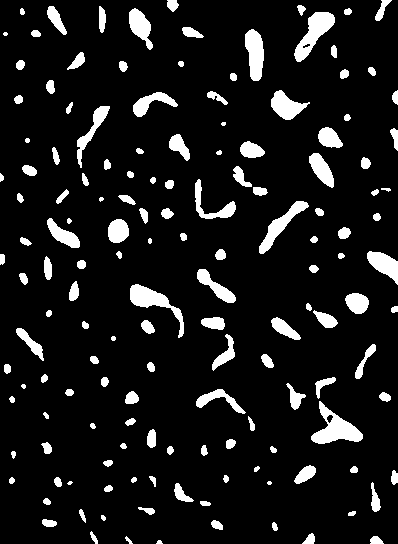
%> input picture HW1/images/bin.tif, 398 x 544 px
$ octave q3.m   (GNU Octave 9; MATLAB toolbox functions it lacks are replaced by stand-ins)
%> lines starting %> are read from the running program, lines starting %| are printed output that depends on the picture; in (x1, y1, x2, y2) boxes, pixels count from 0 and x2, y2 are one past the last pixel; in counts of white or black regions, pixels touching at a corner belong together; the program's own positions count from 1
clear; close all; clc;
img_path = 'images\bin.tif';
result='result\';
img = imread(img_path);
%> img is the input picture: size 544x398 uint8; 9.8% white; 151 white regions (6 under 20 px), largest, box (x1, y1, x2, y2) and area: (311, 401, 363, 444) 990, (294, 12, 335, 62) 881, (130, 284, 184, 338) 823

% subplot(1,3,1);
% imshow(img);title('original img');
I = img;
connect_type = 8;
[height,width] = size(I);
%> height = 544; width = 398
L=imbinarize(I);

L = uint8(L);
for i = 1:height
    for j = 1:width
        if L(i,j) == 1
            L(i,j) = 255;%把白色像素点像素值赋值为255
        end
    end
end
MAXSIZE = 999999;
Q = zeros(MAXSIZE,2);
front = 1;
rear = 1;
flag = 0;

for i = 1:height
    for j = 1:width
        if L(i,j) == 255
            if front == rear
                flag = flag+1;
            end
            L(i,j) = flag;
            Q(rear,1) = i;
            Q(rear,2) = j;
            rear = rear+1;
            while front ~= rear

                temp_i = Q(front,1);
                temp_j = Q(front,2);
                front = front + 1;


                if(connect_type==8)
                    if(((temp_i - 1)>0)&&((temp_j - 1)>0))

                        if L(temp_i - 1,temp_j - 1) == 255
                            L(temp_i - 1,temp_j - 1) = flag;
                            Q(rear,1) = temp_i - 1;
                            Q(rear,2) = temp_j - 1;
                            rear = rear + 1;
                        end
                    end
                    if(((temp_i - 1)>0)&&((temp_j + 1)<=width))
                        %右上方的像素点
                        if L(temp_i - 1,temp_j + 1) == 255
                            L(temp_i - 1,temp_j + 1) = flag;
                            Q(rear,1) = temp_i - 1;
                            Q(rear,2) = temp_j + 1;
                            rear = rear + 1;
                        end
                    end
                    if(((temp_i + 1)<=height)&&((temp_j - 1)>0))

                        if L(temp_i + 1,temp_j - 1) == 255
                            L(temp_i + 1,temp_j - 1) = flag;
                            Q(rear,1) = temp_i + 1;
                            Q(rear,2) = temp_j - 1;
                            rear = rear + 1;
                        end
                    end
                    if(((temp_i + 1)<=height)&&((temp_j + 1)<=width))

                        if L(temp_i + 1,temp_j + 1) == 255
                            L(temp_i + 1,temp_j + 1) = flag;
                            Q(rear,1) = temp_i + 1;
                            Q(rear,2) = temp_j + 1;
                            rear = rear + 1;
                        end
                    end
                end


                if(((temp_i - 1)>0)&&((temp_j )>0))
                    %正上方的像素点
                    if L(temp_i - 1,temp_j) == 255
                        L(temp_i - 1,temp_j) = flag;
                        Q(rear,1) = temp_i - 1;
                        Q(rear,2) = temp_j;
                        rear = rear + 1;
                    end
                end
                if(((temp_i )>0)&&((temp_j - 1)>0))

                    if L(temp_i,temp_j - 1) == 255
                        L(temp_i,temp_j - 1) = flag;
                        Q(rear,1) = temp_i;
                        Q(rear,2) = temp_j - 1;
                        rear = rear + 1;
                    end
                end
                if(((temp_i )>0)&&((temp_j + 1)<=width))

                    if L(temp_i,temp_j + 1) == 255
                        L(temp_i,temp_j + 1) = flag;
                        Q(rear,1) = temp_i;
                        Q(rear,2) = temp_j + 1;
                        rear = rear + 1;
                    end
                end
                if(((temp_i + 1)<=height)&&((temp_j )>0))

                    if L(temp_i + 1,temp_j) == 255
                        L(temp_i + 1,temp_j) = flag;
                        Q(rear,1) = temp_i + 1;
                        Q(rear,2) = temp_j;
                        rear = rear + 1;
                    end
                end
            end
        end
    end
end
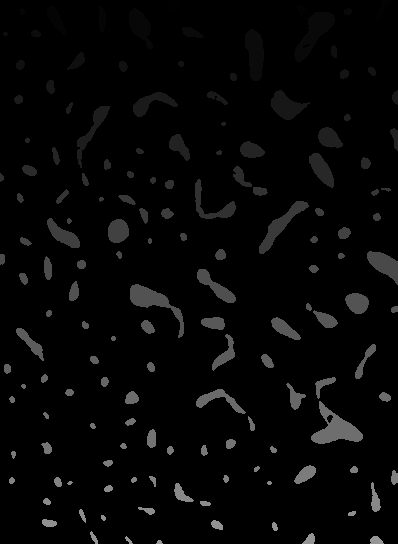
%> L: size 544x398 uint8; 9.76% of pixels changed, all inside (x1, y1, x2, y2) = (0, 0, 398, 544)
%> after the loop, flag = 151; front = 21141; rear = 21141; temp_i = 544; temp_j = 163


index= 1+1;
figure(index);
for i=1:151
    pos = mod(i,51);
    if pos == 0
        index = index + 1;
        figure(index);
        pos = 1;
    end
    subplot(5,10,pos);
    imshow(L == i);title(num2str(i));
end
%> this loop made 151 passes
%> pass 1, `imshow(L == i)`:
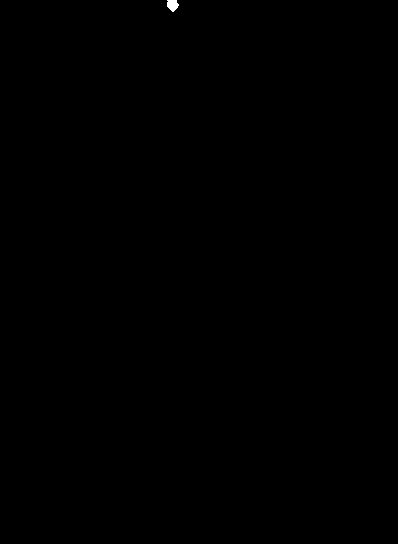
%> displayed picture: size 544x398 logical; 0.05% white; 1 white region, box (x1, y1, x2, y2) and area: (167, 0, 179, 12) 105
%> after the loop, index = 4
%> after the loop:
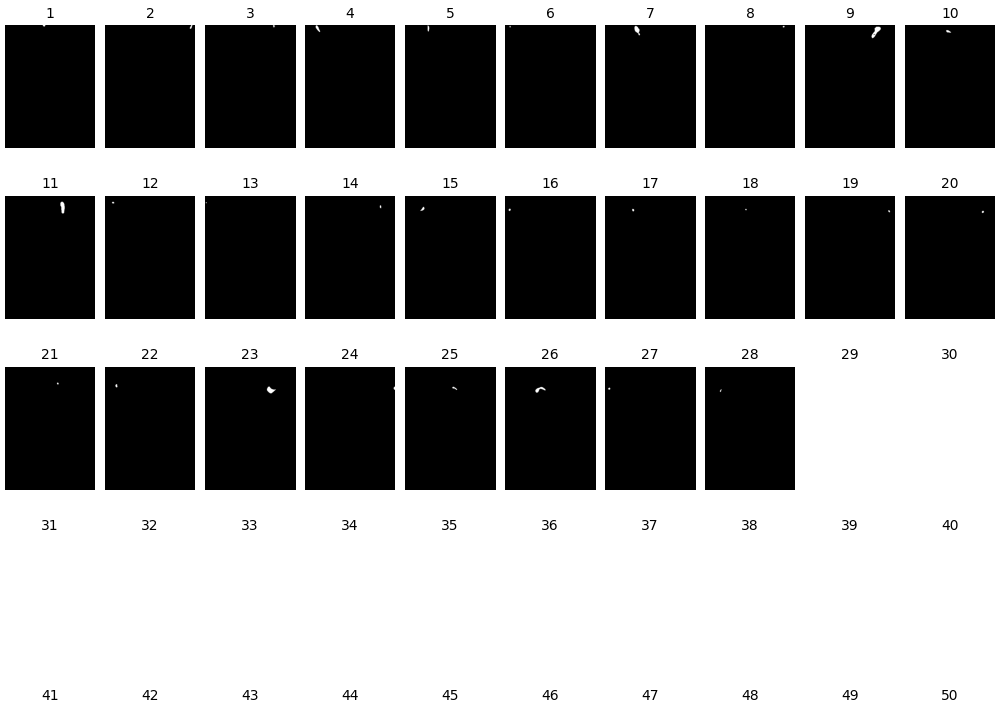
%> figure redrawn from the program's plot data, 50 panels
%> (the run ends here)
